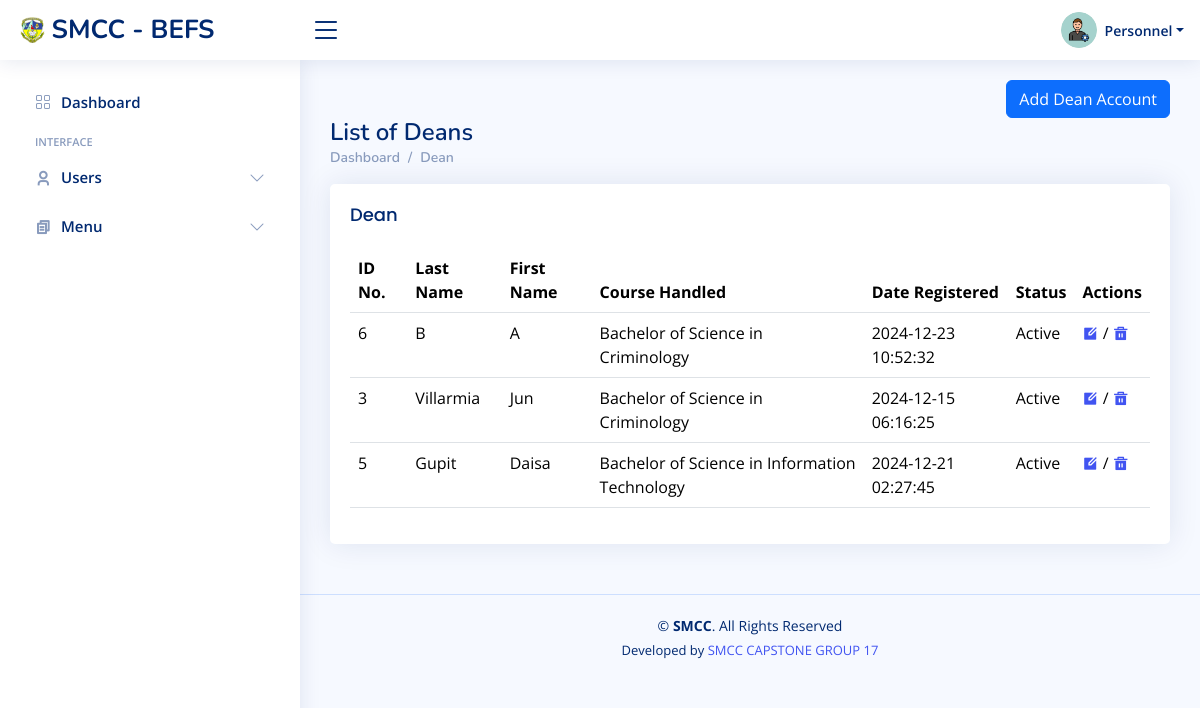
The app's page /admin/admin_dean.php?user_id=1 with its own data.
### tables this page shows
CREATE TABLE `users` (
  `id` int(11) NOT NULL,
  `username` varchar(255) DEFAULT NULL,
  `password` varchar(255) DEFAULT NULL,
  `type` varchar(255) DEFAULT NULL,
  `status` varchar(255) DEFAULT NULL,
  `fname` varchar(255) DEFAULT NULL,
  `lname` varchar(255) DEFAULT NULL,
  `profile_image` varchar(255) DEFAULT NULL,
  `date_created` datetime DEFAULT NULL,
  `logged_in` varchar(255) DEFAULT NULL
);

### admin/admin_dean.php (the view, shortened to what this page needs)
<?php
include('../dbconnect.php');
$user_id = $_REQUEST['user_id'];
?>
<!DOCTYPE html>
<html lang="en">
<?php
  $query = mysqli_query($conn, "SELECT * FROM users WHERE id = '$user_id'") or die(mysqli_error());
  if ($row = mysqli_fetch_array($query)) {
      $lname = $row['lname'];
      $lname = ucfirst(strtolower($lname));
  }
?>
<head>
  <link href="../assets/vendor/bootstrap/css/bootstrap.min.css" rel="stylesheet">
  <link href="../assets/vendor/bootstrap-icons/bootstrap-icons.css" rel="stylesheet">
  <link href="../assets/vendor/boxicons/css/boxicons.min.css" rel="stylesheet">
  <link href="../assets/vendor/quill/quill.snow.css" rel="stylesheet">
  <link href="../assets/vendor/quill/quill.bubble.css" rel="stylesheet">
  <link href="../assets/vendor/remixicon/remixicon.css" rel="stylesheet">
  <link href="../assets/vendor/simple-datatables/style.css" rel="stylesheet">
  <link href="../assets/css/style.css" rel="stylesheet">
</head>
<body>
  <?php include('../header.php'); ?>
  <?php include('../sidebar.php'); ?>
  <main id="main" class="main">
    <div class="pagetitle">
      <div align="right">
          <button class="btn btn-primary" data-bs-toggle="collapse" data-bs-target="#addDeanForm">Add Dean Account</button>
      </div>
      <h1>List of Deans</h1>
      <nav>
        <ol class="breadcrumb">
          <li class="breadcrumb-item"><a href="admin_home.php?user_id=<?php echo $user_id; ?>">Dashboard</a></li>
          <li class="breadcrumb-item">Dean</li>
        </ol>
      </nav>
    </div>
    <section class="section">
      <div class="row">
        <div class="col-lg-12">
          <div class="card">
            <div class="card-body">
              <h5 class="card-title">Dean</h5>
              <table class="table datatable">
                <thead>
                  <tr>
                    <th>ID No.</th>
                    <th>Last Name</th>
                    <th>First Name</th>
                    <th>Course Handled</th>
                    <th>Date Registered</th>
                    <th>Status</th>
                    <th>Actions</th>
                  </tr>
                </thead>
                <tbody>
                <?php
                    $query = mysqli_query($conn, "SELECT DISTINCT
                        users.id AS id,
                        users.lname AS lname,
                        users.fname AS fname,
                        course.description AS c_desc,
                        users.date_created AS date_created,
                        users.status AS status
                        FROM
                        users, course, dean_course
                        WHERE
                        dean_course.user_id = users.id
                        AND dean_course.course_id = course.id
                        AND users.type = 'DEAN'
                        AND users.status = 'Active'");
                    while ($row = mysqli_fetch_array($query)) {
                        $id = $row['id'];
                        $lname = $row['lname'];
                        $fname = $row['fname'];
                        $c_desc = $row['c_desc'];
                        $date_created = $row['date_created'];
                        $status = $row['status'];
                ?>
                <tr>
                    <td><?php echo $id; ?></td>
                    <td><?php echo $lname; ?></td>
                    <td><?php echo $fname; ?></td>
                    <td><?php echo $c_desc; ?></td>
                    <td><?php echo $date_created; ?></td>
                    <td><?php echo $status; ?></td>
                    <td><a href="admin_dean_update.php?user_id=<?php echo $user_id;?>&f_id=<?php echo $id; ?>"><i class="ri-edit-box-fill"></i></a> / <a href="admin_dean_remove.php?user_id=<?php echo $user_id;?>&f_id=<?php echo $id; ?>"><i class="ri-delete-bin-5-fill"></i></a></td>
                </tr>
                <?php } ?>
                </tbody>
              </table>
            </div>
          </div>
        </div>
      </div>
    </section>
  </main>
  <?php include('../footer.php'); ?>
</body>
</html>

### header.php (shortened to what this page needs)
<header id="header" class="header fixed-top d-flex align-items-center">
    <div class="d-flex align-items-center justify-content-between">
      <a href="admin_home.php?user_id=<?php echo $user_id; ?>" class="logo d-flex align-items-center">
        <img src="../images/Smcc_logo.gif" alt="">
        <span class="d-none d-lg-block">SMCC - BEFS</span>
      </a>
      <i class="bi bi-list toggle-sidebar-btn"></i>
    </div>
    <nav class="header-nav ms-auto">
      <ul class="d-flex align-items-center">
        <li class="nav-item dropdown pe-3">
          <a class="nav-link nav-profile d-flex align-items-center pe-0" href="#" data-bs-toggle="dropdown">
          <?php
        $profile_image = !empty($row['profile_image']) ? $row['profile_image'] : '../assets/img/profile-img2.jpg';
        ?>
        <img src="<?php echo $profile_image; ?>" alt="Profile" class="rounded-circle">
            <span class="d-none d-md-block dropdown-toggle ps-2"><?php echo $lname; ?></span>
          </a>
        </li>
      </ul>
    </nav>
  </header>

### assets/css/style.css (style rules this page uses)
:root { scroll-behavior: smooth; }
body { font-family: "Open Sans", sans-serif; background: #f6f9ff; color: #444444; }
a { color: #4154f1; text-decoration: none; }
h1, h2, h3, h4, h5, h6 { font-family: "Nunito", sans-serif; }
#main { margin-top: 60px; padding: 20px 30px; transition: all 0.3s; }
.pagetitle { margin-bottom: 10px; }
.pagetitle h1 { font-size: 24px; margin-bottom: 0; font-weight: 600; color: #012970; }
.card { margin-bottom: 30px; border: none; border-radius: 5px; box-shadow: 0px 0 30px rgba(1, 41, 112, 0.1); }
.card-title { padding: 20px 0 15px 0; font-size: 18px; font-weight: 500; color: #012970; font-family: "Poppins", sans-serif; }
.card-body { padding: 0 20px 20px 20px; }
.breadcrumb { font-size: 14px; font-family: "Nunito", sans-serif; color: #899bbd; font-weight: 600; }
.breadcrumb a { color: #899bbd; transition: 0.3s; }
.breadcrumb .breadcrumb-item::before { color: #899bbd; }
.logo { line-height: 1; }
@media (min-width: 1200px) { .logo { width: 280px; } }
.logo img { max-height: 26px; margin-right: 6px; }
.logo span { font-size: 26px; font-weight: 700; color: #012970; font-family: "Nunito", sans-serif; }
.header { transition: all 0.5s; z-index: 997; height: 60px; box-shadow: 0px 2px 20px rgba(1, 41, 112, 0.1); background-color: #fff; padding-left: 20px; }
.header .toggle-sidebar-btn { font-size: 32px; padding-left: 10px; cursor: pointer; color: #012970; }
.header-nav ul { list-style: none; }
.header-nav>ul { margin: 0; padding: 0; }
.header-nav .nav-profile { color: #012970; }
.header-nav .nav-profile img { max-height: 36px; }
.header-nav .nav-profile span { font-size: 14px; font-weight: 600; }
@media (min-width: 1200px) { #main, #footer { margin-left: 300px; } }

### records on screen
users: profile_image (picture), lname "Personnel"
users: id "6", lname "B", fname "A", c_desc "Bachelor of Science in Criminology", date_created "2024-12-23 10:52:32", status "Active"
users: id "3", lname "Villarmia", fname "Jun", c_desc "Bachelor of Science in Criminology", date_created "2024-12-15 06:16:25", status "Active"
users: id "5", lname "Gupit", fname "Daisa", c_desc "Bachelor of Science in Information Technology", date_created "2024-12-21 02:27:45", status "Active"
